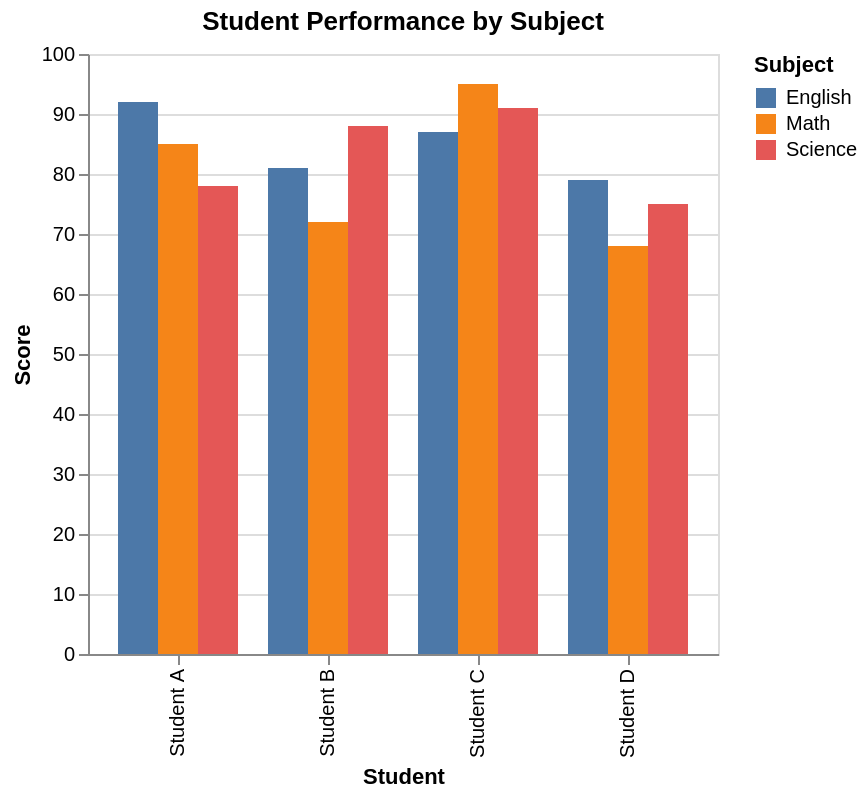

Vega-Lite specification for this chart:
### Vega-Lite specification from a JSON file in a GitHub repository (floating-point values rounded to 4 significant figures)
{"$schema": "https://vega.github.io/schema/vega-lite/v5.json", "description": "Student performance by subject", "data": {"values": [{"student": "Student A", "subject": "Math", "score": 85}, {"student": "Student A", "subject": "Science", "score": 78}, {"student": "Student A", "subject": "English", "score": 92}, {"student": "Student B", "subject": "Math", "score": 72}, {"student": "Student B", "subject": "Science", "score": 88}, {"student": "Student B", "subject": "English", "score": 81}, {"student": "Student C", "subject": "Math", "score": 95}, {"student": "Student C", "subject": "Science", "score": 91}, {"student": "Student C", "subject": "English", "score": 87}, {"student": "Student D", "subject": "Math", "score": 68}, {"student": "Student D", "subject": "Science", "score": 75}, {"student": "Student D", "subject": "English", "score": 79}]}, "mark": "bar", "encoding": {"x": {"field": "student", "type": "nominal", "axis": {"title": "Student"}}, "y": {"field": "score", "type": "quantitative", "axis": {"title": "Score"}}, "color": {"field": "subject", "type": "nominal", "legend": {"title": "Subject"}}, "xOffset": {"field": "subject"}}, "title": "Student Performance by Subject"}
